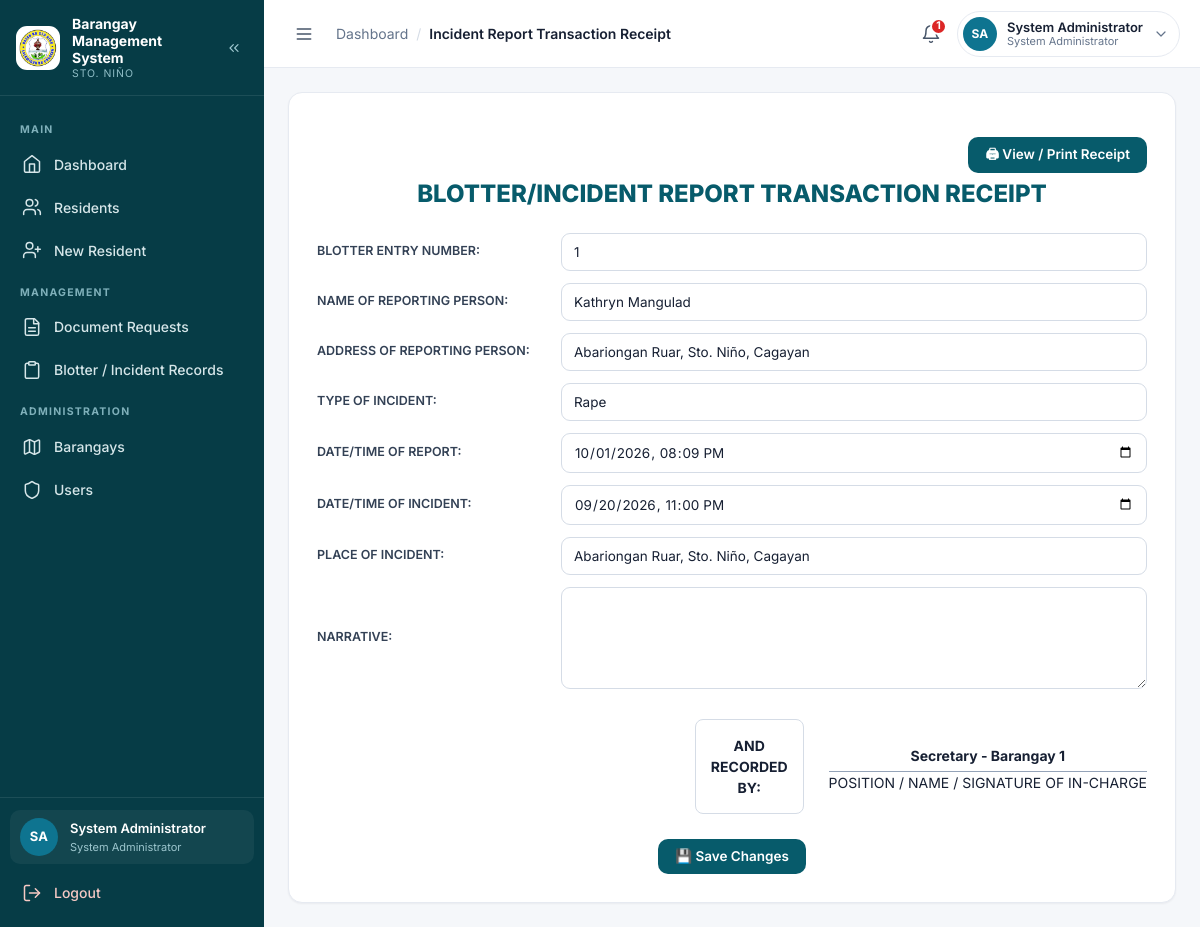
Page /pages/incident_report.php?id=520 (signed in) on the committed database.
### tables this page shows
CREATE TABLE `blotter_records` (
  `id` int(11) NOT NULL AUTO_INCREMENT,
  `barangay_id` int(11) NOT NULL,
  `resident_id` int(11) DEFAULT NULL,
  `blotter_no` varchar(50) NOT NULL,
  `reporting_person` varchar(150) NOT NULL,
  `reporting_address` varchar(255) DEFAULT NULL,
  `incident_type` varchar(150) NOT NULL,
  `report_datetime` datetime DEFAULT NULL,
  `incident_datetime` datetime DEFAULT NULL,
  `place_of_incident` varchar(255) DEFAULT NULL,
  `suspect_data` text DEFAULT NULL,
  `victim_data` text DEFAULT NULL,
  `narrative` text DEFAULT NULL,
  `recorded_by` varchar(150) DEFAULT NULL,
  `status` enum('Open','In Progress','Resolved','Cancelled') NOT NULL DEFAULT 'Open',
  `reviewed_by` int(11) DEFAULT NULL,
  `reviewed_at` datetime DEFAULT NULL,
  `created_at` timestamp NOT NULL DEFAULT current_timestamp(),
  PRIMARY KEY (`id`),
  KEY `idx_blotter_barangay` (`barangay_id`),
  KEY `idx_blotter_resident` (`resident_id`),
  KEY `idx_blotter_status` (`status`),
  KEY `fk_blotter_reviewed_by` (`reviewed_by`),
  CONSTRAINT `blotter_records_ibfk_1` FOREIGN KEY (`barangay_id`) REFERENCES `barangays` (`id`),
  CONSTRAINT `fk_blotter_resident` FOREIGN KEY (`resident_id`) REFERENCES `residents` (`id`) ON DELETE SET NULL ON UPDATE CASCADE,
  CONSTRAINT `fk_blotter_reviewed_by` FOREIGN KEY (`reviewed_by`) REFERENCES `users` (`id`) ON DELETE SET NULL ON UPDATE CASCADE
);

### config/config.php (called while the page is built, shortened)
<?php
if (!function_exists('url')) {
    function url($path = '') {
        $path = ltrim((string)$path, '/');
        return BASE_URL . '/' . $path;
    }
}
function e($value) { return htmlspecialchars((string)$value, ENT_QUOTES, 'UTF-8'); }

### pages/incident_report.php (the view, shortened to what this page needs)
<?php
require_once __DIR__ . '/../config/config.php';
$id = (int)($_GET['id'] ?? 0);
$r = null;
if ($id) {
    $s = $conn->prepare("
        SELECT *
        FROM blotter_records
        WHERE id = ?
    ");
    $s->bind_param('i', $id);
    $s->execute();
    $r = $s->get_result()->fetch_assoc();
}
include BASE_PATH . '/partials/header.php';
?>
<div class="receipt">
    <div class="no-print" style="text-align:right;">
        <button class="btn" type="button" onclick="window.print()">
            🖨 View / Print Receipt
        </button>
    </div>
    <h1 class="receipt-title">
        BLOTTER/INCIDENT REPORT TRANSACTION RECEIPT
    </h1>
    <form method="post" action="<?= e(url('actions/save_incident.php')) ?>">
        <div class="receipt-grid">
            <label>BLOTTER ENTRY NUMBER:</label>
            <input
                type="text"
                name="blotter_no"
                value="<?= e($r['blotter_no'] ?? '') ?>"
            >
            <label>NAME OF REPORTING PERSON:</label>
            <input
                type="text"
                name="reporting_person"
                value="<?= e($r['reporting_person'] ?? '') ?>"
                required
            >
            <label>ADDRESS OF REPORTING PERSON:</label>
            <input
                type="text"
                name="reporting_address"
                value="<?= e($r['reporting_address'] ?? '') ?>"
            >
            <label>TYPE OF INCIDENT:</label>
            <input
                type="text"
                name="incident_type"
                value="<?= e($r['incident_type'] ?? '') ?>"
                required
            >
            <label>DATE/TIME OF REPORT:</label>
            <input
                type="datetime-local"
                name="report_datetime"
                value="<?=
                    !empty($r['report_datetime'])
                    ? date(
                        'Y-m-d\TH:i',
                        strtotime($r['report_datetime'])
                    )
                    : ''
                ?>"
            >
            <label>DATE/TIME OF INCIDENT:</label>
            <input
                type="datetime-local"
                name="incident_datetime"
                value="<?=
                    !empty($r['incident_datetime'])
                    ? date(
                        'Y-m-d\TH:i',
                        strtotime($r['incident_datetime'])
                    )
                    : ''
                ?>"
            >
            <label>PLACE OF INCIDENT:</label>
            <input
                type="text"
                name="place_of_incident"
                value="<?= e($r['place_of_incident'] ?? '') ?>"
            >
            <label>NARRATIVE:</label>
            <textarea
                name="narrative"
                rows="5"
            ><?= e($r['narrative'] ?? '') ?></textarea>
        </div>
        <div class="recorded">
            <div class="recorded-box">
                AND<br>
                RECORDED<br>
                BY:
            </div>
            <div class="signature">
                <div class="signature-name">
                    <?= e($r['recorded_by'] ?? ($_SESSION['full_name'] ?? '')) ?>
                </div>
                <div>
                    POSITION / NAME / SIGNATURE OF IN-CHARGE
                </div>
            </div>
        </div>
        <div
            class="no-print"
            style="text-align:center;margin-top:25px;"
        >
            <button
                type="submit"
                class="btn"
            >
                💾 Save Changes
            </button>
        </div>
    </form>
</div>
<?php include BASE_PATH . '/partials/footer.php'; ?>

### assets/css/style.css (style rules this page uses)
:root { --primary: #075B6B; --primary-700: #054C59; --primary-900: #063C46; --secondary: #0E7490; --accent: #E58B82; --bg: #F5F7FA; --card: #FFFFFF; --text: #172033; --muted: #64748B; --success: #16A34A; --warning: #F59E0B; --danger: #DC2626; --info: #0E7490; --border: #E6EAF1; --border-strong: #D5DCE6; --sidebar-w: 264px; --sidebar-w-collapsed: 78px; --topbar-h: 68px; --radius: 14px; --radius-sm: 10px; --radius-lg: 18px; --shadow-sm: 0 1px 2px rgba(16, 24, 40, .05); --shadow: 0 4px 16px rgba(16, 24, 40, .06); --shadow-md: 0 12px 32px rgba(16, 24, 40, .12); --ring: 0 0 0 3px rgba(14, 116, 144, .18); --font: 'Inter', system-ui, -apple-system, 'Segoe UI', Roboto, Arial, sans-serif; }
*, *::before, *::after { box-sizing: border-box; }
html { -webkit-text-size-adjust: 100%; }
body { margin: 0; font-family: var(--font); background: var(--bg); color: var(--text); font-size: 14px; line-height: 1.5; -webkit-font-smoothing: antialiased; }
h1, h2, h3, h4 { margin: 0 0 10px; color: var(--text); line-height: 1.25; }
h1 { font-size: 24px; font-weight: 800; }
.btn, .btn-primary { display: inline-flex; align-items: center; justify-content: center; gap: 8px; background: var(--primary); color: #fff; border: 1px solid transparent; border-radius: 10px; padding: 10px 16px; font-size: 13.5px; font-weight: 600; text-decoration: none; cursor: pointer; font-family: inherit; line-height: 1; transition: background .15s, box-shadow .15s, transform .05s; }
label { display: block; font-size: 12.5px; font-weight: 600; color: #334155; margin-bottom: 6px; }
input, select, textarea { width: 100%; padding: 10px 12px; border: 1px solid var(--border-strong); border-radius: 9px; background: #fff; font-size: 13.5px; color: var(--text); font-family: inherit; }
textarea { min-height: 96px; resize: vertical; }
.receipt { background: #fff; border: 1px solid var(--border); border-radius: var(--radius); padding: 28px; max-width: 1000px; margin: 0 auto; box-shadow: var(--shadow-sm); }
.receipt-title { text-align: center; color: var(--primary); font-size: 24px; margin: 6px 0 24px; }
.receipt-grid { display: grid; grid-template-columns: 230px 1fr; gap: 12px 14px; align-items: center; }
.receipt-grid label { margin: 0; color: #334155; }
.recorded { display: flex; justify-content: flex-end; align-items: center; gap: 25px; margin-top: 30px; }
.recorded-box { border: 1px solid var(--border-strong); padding: 15px; font-weight: 700; text-align: center; border-radius: 8px; }
.signature { text-align: center; min-width: 240px; }
.signature-name { border-bottom: 1px solid #94A3B8; font-weight: 700; padding: 5px; }

### rows in the picture
blotter_records: blotter_no "1", reporting_person "Kathryn Mangulad", reporting_address "Abariongan Ruar, Sto. Niño, Cagayan", incident_type "Rape", report_datetime "10/01/2026 20:09", incident_datetime "09/20/2026 23:00", place_of_incident "Abariongan Ruar, Sto. Niño, Cagayan", recorded_by "Secretary - Barangay 1"

### other values in the picture
$group "MAIN"
$item['label'] "Dashboard"
$item['label'] "Residents"
$item['label'] "New Resident"
$group "MANAGEMENT"
$item['label'] "Document Requests"
$item['label'] "Blotter / Incident Records"
$group "ADMINISTRATION"
$item['label'] "Barangays"
$item['label'] "Users"
$initials "SA"
$full_name "System Administrator"
$role_label "System Administrator"
$crumb "Incident Report Transaction Receipt"
$pending_notice "1"
